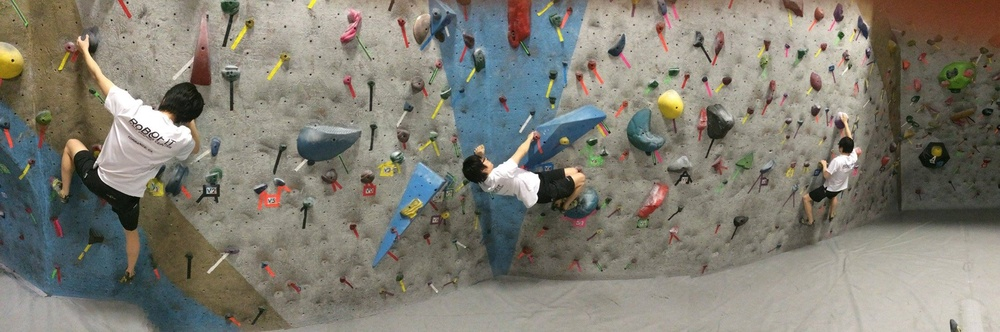
#> input picture data/climbing_panorama.jpg, 1000 x 332 px, shrunk from 2048 x 680 before the run
$ python crud.py   (Python 2 division)
#> lines starting #> are read from the running program, lines starting #| are printed output that depends on the picture
"""crud.py is a python script that gives us CRUD access to our database.
I would recommend running this via ipython, i.e.

run crud.py
author: youralien + eweiler
"""
import sqlite3
import os
from skimage.io import imread, imsave
import ipdb
from PIL import Image

class DBWrapper():

    def __init__(self, sqlite_file, local_path, table_name="panoramas", id_column="map_coordinate"):
        self.table_name = table_name
        self.id_column = id_column
        self.local_path = local_path
        self.conn = sqlite3.connect(sqlite_file)
        print "Opened DB connection"

    def __del__(self):
        self.conn.close()
        print "Closed DB connection"

    def create_table(self, n_tiles=10):
        # Connecting to the database file
        c = self.conn.cursor()

        c.execute('CREATE TABLE {tn} ({nf} TEXT PRIMARY KEY)'\
                .format(tn=self.table_name, nf=self.id_column))

        for i in range(n_tiles):
            # A) Adding a new column without a row value
            c.execute("ALTER TABLE {tn} ADD COLUMN '{cn}' TEXT"\
                    .format(tn=self.table_name, cn="tile_%d" % i))

        self.conn.commit()

    def insert_panorama(self, coord, panorama, n_tiles=10):
        """
        Parameters
        ----------
        coord: 3 coordinate tuple
        panorama: image or filepath
        n_tiles: number of tiles to cut the panorama into (default 10)
        """
#> called with coord = (0, 0, 0), panorama = 'data/climbing_panorama.jpg', n_tiles = 10
        # RCL: should figure out decimal precision of coord
        coord = str(coord)

        if type(panorama) == str:
            panorama = imread(panorama)
#> panorama is the input picture: shape (332, 1000, 3); mean R, G, B 127.9, 125, 114.6

        if 360 % n_tiles != 0:
            print "Choose n_tiles that divides 360 evenly"
            return

        # crop the panorama
        im_width = panorama.shape[1]
#> im_width = 1000
        for i in range(n_tiles):
            i = float(i) # division advantages
            tile_path = os.path.join(self.local_path, "%s_%d.jpg" % (coord, i))
            left = int(i/n_tiles*im_width)
            right = int((i+1)/n_tiles*im_width)
            tile = panorama[:, left:right, :]
            imsave(tile_path, tile)
#> this loop made 10 passes
#> pass 1, in insert_panorama, `tile = panorama[:, left:right, :]`:
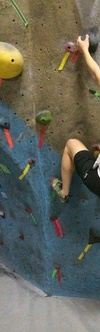
#> tile: shape (332, 100, 3); mean R, G, B 100, 100.4, 89.1
#> pass 2, in insert_panorama, `tile = panorama[:, left:right, :]`:
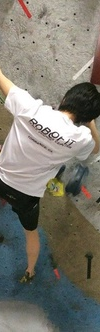
#> tile: shape (332, 100, 3); mean R, G, B 123.6, 121.2, 111.5

        # insert into SQL using erika's commands
        c = self.conn.cursor()
        for i in range(n_tiles):
                c.execute("INSERT OR IGNORE INTO {tn} ({idf}, {cn}) VALUES ('{map_coord}', '{tile_path}')".\
                    format(tn=self.table_name, idf=self.id_column, cn="tile_%d" % i, map_coord=coord, tile_path=os.path.join(self.local_path, "%s_%d.jpg" % (coord, i))))
                c.execute("UPDATE {tn} SET {cn}='{tile_path}' WHERE {idf}='{map_coord}'".\
                    format(tn=self.table_name, idf=self.id_column, cn="tile_%d" % i, map_coord=coord, tile_path=os.path.join(self.local_path, "%s_%d.jpg" % (coord, i))))

        self.conn.commit()

    def choose_tile(self,coord, theta, n_tiles=10):
        # print out from the theta which tile the neato is facing
        """
        Parameters
        ----------
        coord: 3 coordinate tuple
        theta: angle UI is facing
        n_tiles: number of tiles (default 10)
        """
        c = self.conn.cursor()
        tilenumber = round(float(theta) / (360/n_tiles))
        tile = str(int(tilenumber))
        c.execute("SELECT ('{tile}') FROM panoramas WHERE map_coordinate=('{coord}')".\
            format(tile=tile, coord=coord))
        tile_image = str(coord) + '_' + str(c.fetchall()[0][0]) + '.jpg'
        img = Image.open('./data/imgs/'+tile_image)
        img.show()

        # map_coord_reborn = [int(e) for e in map_coord.strip('()').split(',')]

if __name__ == '__main__':
    sqlite_file = 'data/neato_street_view.sqlite'    # name of the sqlite database file
    path_to_save_panoramas = 'data/imgs'
    orm = DBWrapper(sqlite_file, path_to_save_panoramas)
#> (the run stopped early here; a loop or call above may not have finished)
